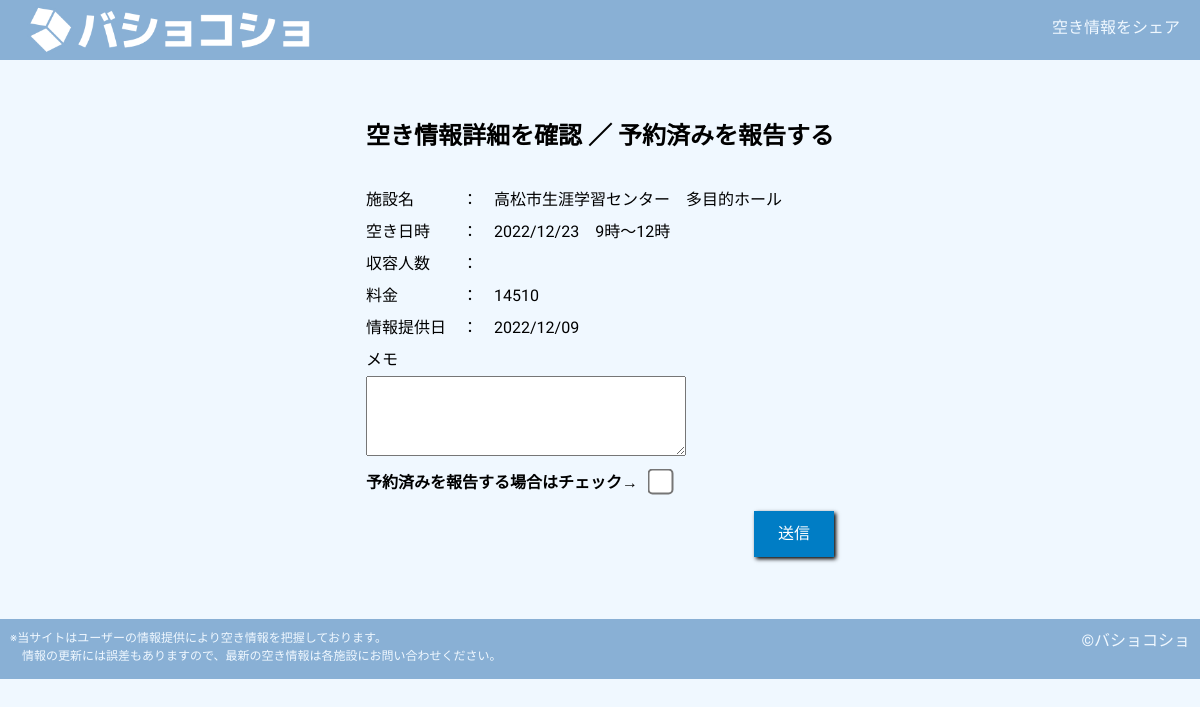
Page /detail/1 on the earlier database version.
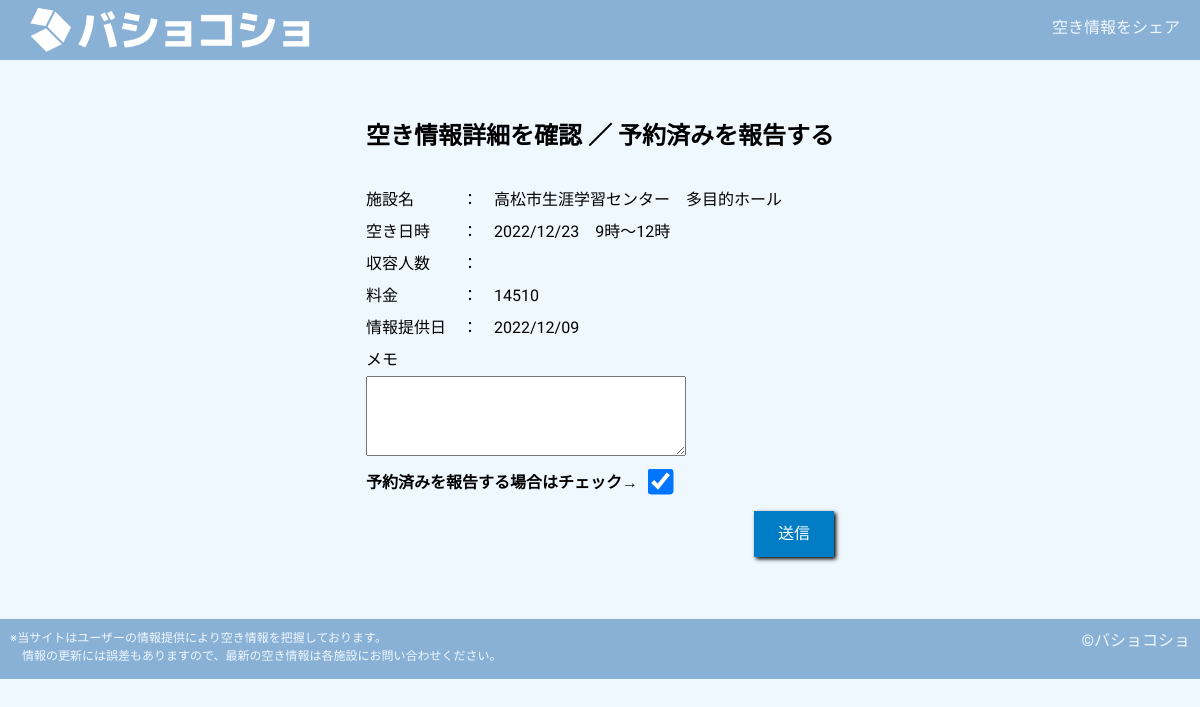
Same page on the later database version.
### tables this page shows
CREATE TABLE "space_list" (
	"ID"	INTEGER NOT NULL,
	"name"	TEXT NOT NULL,
	"space_date"	TEXT NOT NULL,
	"start_time"	INTEGER NOT NULL,
	"end_time"	INTEGER NOT NULL,
	"capacity"	TEXT,
	"price"	TEXT,
	"memo"	TEXT,
	"reserved"	INTEGER NOT NULL DEFAULT 0,
	"createAt"	TEXT,
	PRIMARY KEY("ID" AUTOINCREMENT)
);

### app.py (the view)
@app.route('/detail/<id>')
def detail_get(id):
    conn = sqlite3.connect('bk.db')
    cur = conn.cursor()
    cur.execute("SELECT * FROM space_list WHERE ID = ?;", (id,))
    space = cur.fetchone()
    conn.close()
    return render_template('detail.html', space=space)

### templates/detail.html
{% extends 'base.html' %}
{% block content %}
    <div class="detail-container">
        <h2>空き情報詳細を確認 ／ 予約済みを報告する</h2>
        <br>
        <p>施設名　　　：　{{ space[1] }}</p>
        <p>空き日時　　：　{{ space[2] }}　{{ space[3] }}時～{{ space[4] }}時</p>
        <p>収容人数　　：　{% if space[5] %}{{ space[5] }}{% endif %}</p>
        <p>料金　　　　：　{% if space[6] %}{{ space[6] }}{% endif %}</p>
        <p>情報提供日　：　{{ space[9] }}</p>
        <form action="/detail/{{ space[0] }}" method="post">
            <p>メモ</p>
            <textarea name="memo" id="edit-memo">{% if space[7] %}{{ space[7] }}{% endif %}</textarea>
            <br>
            <strong>予約済みを報告する場合はチェック→</strong><input type="checkbox" name="done" id="edit-done" value="done" {% if space[8] == 1 %} checked {% endif %}>
            <input type="submit" value="送信" class="add-btn">
        </form>
    </div>
{% endblock %}

### templates/base.html (shortened to what this page needs)
<!DOCTYPE html>
<html lang="ja">
<head>
    <link rel="stylesheet" href="{{ url_for('static', filename='css/SimpleReset.css') }}">
    <link rel="stylesheet" href="https://cdnjs.cloudflare.com/ajax/libs/jqueryui/1.12.1/themes/base/jquery-ui.min.css">
    <link rel="stylesheet" href="{{ url_for('static', filename='css/style.css') }}">
</head>
<body>
    <header>
        <div class="logo"><a href="/"><img src="static/img/logo.png" alt="バショコショ"></a></div>
        <ul class="menu">
            <li><a href="/add">空き情報をシェア</a></li>
        </ul>
    </header>
    {% block content %}
    {% endblock %}
    <footer>
        <div class="notice">
            <p>※当サイトはユーザーの情報提供により空き情報を把握しております。</p>
            <p>　情報の更新には誤差もありますので、最新の空き情報は各施設にお問い合わせください。</p>
        </div>
        <div class="copy">
            &copy;バショコショ
        </div>
    </footer>
</body>
</html>

### static/css/style.css (style rules this page uses)
body { font-family: "M PLUS 1p", "Noto Sans JP", "ヒラギノ角ゴ Pro W3", "Hiragino Kaku Gothic Pro", "ヒラギノ角ゴ ProN W3", "Hiragino Kaku Gothic ProN", "游ゴシック", YuGothic, "メイリオ", "Meiryo", "HGPｺﾞｼｯｸM", "Osaka", "ＭＳ Ｐゴシック", sans-serif, Century Gothic, Arial; background-color:#F0F8FF; }
a { color: inherit; text-decoration: none; }
header { top: 0px; position: fixed; height: 60px; width: 100%; background-color: #89B0D5; color: aliceblue; }
.logo { float: left; margin-left: 20px; font-size: 32px; font-weight: bold; }
.logo img { margin-top: 3px; height: 52px; }
.menu { float: right; margin-right: 20px; list-style: none; }
input[type="submit"] { margin-left: 10px; padding: 5px; width: 5em; color: white; background-color: #007DC5; border: 2px solid #007DC5; box-shadow: 2px 2px 4px #000; }
.add-btn { margin-top: 44px; float: right; }
.detail-container { width: fit-content; height: fit-content; margin: 120px auto; line-height: 2em; }
input[type="checkbox"] { transform: scale(2); margin-left: 1em; }
.detail-container textarea { width: 320px; height: 80px; }
footer { height: 60px; width: 100%; background-color: #89B0D5; color: aliceblue; padding-top: 10px; }
.notice { float: left; padding-left: 10px; font-size: 12px; }
.copy { float: right; padding-right: 10px; }

Differences in the rows shown:
changed space_list "高松市生涯学習センター 多目的ホール": reserved "☐" → "☑"
